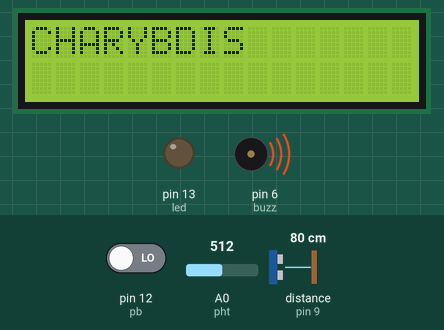
Recording of a sketch running on a simulated Arduino Uno, built with avr-gcc and run on an emulated ATmega328P. Shown: 16×2 character LCD, output pins drawn as LEDs (lit = HIGH), buzzer (waves = sounding, pin HIGH). Wiring (inferred from the names in the program): ultrasonic range finder: trigger pin 9; echo pin 9. Inputs (shaded band) come from the test bench; at power-on: pin 12 (pb) LOW, distance to the obstacle (sensor on pin 9) 80 cm, A0 (pht) = 512. The echo pulse lasts 58.3 µs per cm.

Above: at 1.2 s.
1.3 s: pin 12 (pb) driven HIGH
At 1.68 s:
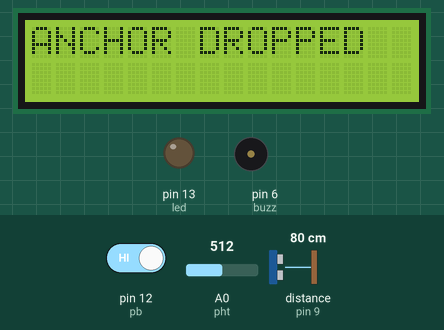
3.8 s: pin 12 (pb) driven LOW
At 5.0 s:
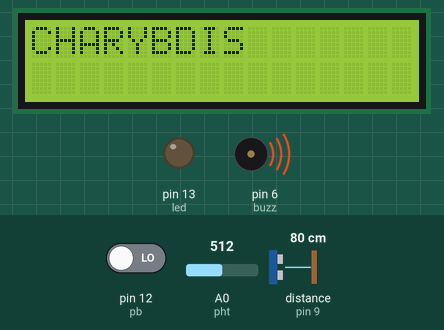
5.3 s: distance to the obstacle (sensor on pin 9) set to 95 cm
6.8 s: distance to the obstacle (sensor on pin 9) set to 106 cm
At 7.2 s:
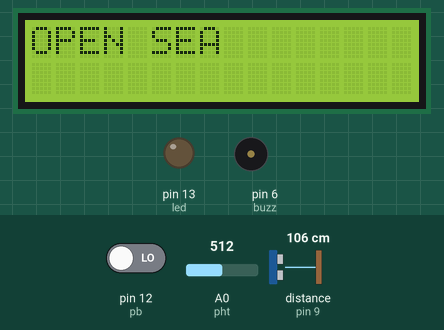
8.3 s: A0 (pht) set to 498
At 14.5 s:
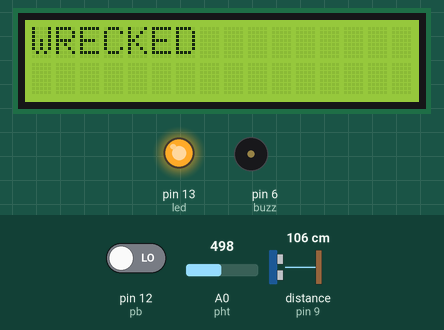
Timing chart, 0 to 15.3 s (numbered marks = the images above; inputs shaded):
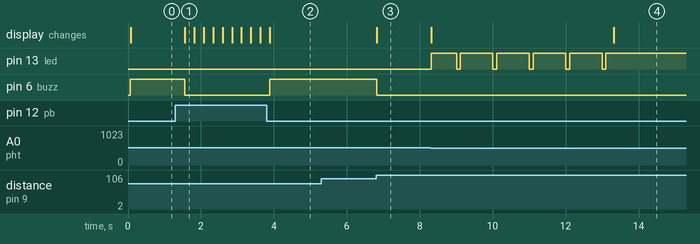

Measured:
- the behaviour switches between 100 and 101 cm on distance to the obstacle (sensor on pin 9) (found by bisection; images 2 and 3)
- the behaviour switches between 512 and 511 on A0 (pht) (found by bisection; images 3 and 4)
- after the input at 1.3 s, pin 6 (buzz): HIGH → LOW after 0.25 s; the display: changes after 0.26 s (image 1)
- after the input at 3.8 s, pin 6 (buzz): LOW → HIGH after 0.09 s; the display: changes after 0.09 s (image 2)
- after the input at 5.3 s, every drawn part: stays the same
- after the input at 6.8 s, pin 6 (buzz): HIGH → LOW at once; the display: changes at once (image 3)
- after the input at 8.3 s, pin 13 (led): LOW → HIGH at once, then repeats every 0.99 s: LOW 0.10 s, HIGH 0.89 s, until it stays HIGH from 13.1 s; the display: first changes at once (image 4 shows a later state)

The sketch:

task2.ino
```cpp
// C++ code
/*
Name:Thejas Shetty
ID: 2026B5PS1257H
*/
#include<LiquidCrystal.h>

int led=13;
int pb=12;
int lcd3=11;
int lcdrs=10;
int db7=5;
int db6=4;
int db5=3;
int db4=2;
int dsts=9; //for distance sensor
int buzz=6;

int pht=A0;
LiquidCrystal lcd(10,11,2,3,4,5);

unsigned long sstrt=0UL;
unsigned long cstrt=0UL;

void setup()
{
  pinMode(13, OUTPUT);//LED
  pinMode(12, INPUT);//PUSHBUTTON
  pinMode(11, OUTPUT);//LCD 3
  pinMode(10, OUTPUT);//LCD RS
  pinMode(5, OUTPUT);//LCD DB7
  pinMode(4, OUTPUT);//LCD DB6
  pinMode(3, OUTPUT);//LCD DB5
  pinMode(2, OUTPUT);//LCD DB4
  //pinMode(9, INPUT);//distance sensor 3pin
  pinMode(6, OUTPUT); //BUZZER
  lcd.begin(16,2);
  lcd.setCursor(0,0);
}
int mode=0;
float dst=0;
bool sstarted=false;
bool cstarted=false;
void loop()
{
  int brightness=analogRead(pht);
  pinMode(dsts, OUTPUT);
  digitalWrite(dsts, HIGH);
  delayMicroseconds(5);
  digitalWrite(dsts,LOW);
  pinMode(dsts, INPUT);
  unsigned long t=pulseIn(dsts,HIGH, 15000);
  dst=(t)*0.0343/2.0;
  //lcd.begin(16,2);
  const char *modes[]={"OPEN SEA        ","ANCHOR DROPPED      ",
                       "WRECKED         ",
                       "STORM                ","CHARYBDIS       "};
  if (digitalRead(pb)==HIGH && mode !=2)
  {
    lcd.setCursor(0,0);
    //lcd.print("BUTTON PRESSED      ");//idk man when i remove this lcd part it wasn't working this reminds me of that coconut thing though it was false..nvm figured it out
    delay(250);
    if (mode==1) mode=0;//OPEN SEA
    else
    {
      mode=1;//ANCHOR DROPPED
      cstarted=false;
      sstarted=false;
      digitalWrite(buzz,LOW);
      digitalWrite(led,LOW);
    }
  }

  else
  {
    if (mode!=2 && mode!=1)
    {
      //mode=0;//OPEN SEA
      if (brightness<512 && mode!=1 && mode!=2 && mode!=4)
      {
        if (mode==3 && sstarted==true)
        {
          unsigned long now=millis();
          if (now-sstrt>5000)
          {
            mode=2;//WRECKED
          }
        }
        if (sstarted==false) sstrt=millis();
        if (mode!=2 && mode!=1)//added this before modifying upper if, equivalent to if true
        {

        	mode=3;//STORM
            if (millis()%1000>100)digitalWrite(13, HIGH);
            // FLASH (this part was sample code that was here from the start ;) :
  			//delay(1000); // Wait for 1000 millisecond(s)
  			else digitalWrite(13, LOW);
  			//delay(1000); // Wait for 1000 millisecond(s)
            sstarted=true;
            if (dst>100)
            {
              digitalWrite(buzz,LOW);
              cstarted=false;
            }
        }
      }
      if (brightness>512 && mode==3)
      {
        mode=0;
        //pinMode(buzz, INPUT);
        //if (false) mode=4;//tried something else here didnt work
        digitalWrite(13, LOW);
        sstarted=false;
      }
      /*float dst=0;/*a quick search told me distance sensors
      are used underwater for ships but this poor sensor might
      get damaged by saltwater so i'll assume we're using it in air
      and won't account for relative motion or wind, if even possible */
      /*pinMode(dsts, OUTPUT);
      digitalWrite(dsts, HIGH);
      delayMicroseconds(5);
      digitalWrite(dsts,LOW);
      pinMode(dsts, INPUT);
      unsigned long dstrt=micros();
      while (digitalRead(dsts)==LOW)
      {
        continue;
      }
      while (digitalRead(dsts)==HIGH)
      {
        continue;
      }
      dend=micros();
      unsigned long t=(dend-dstrt)/2;*/
      /*pinMode(dsts, OUTPUT);
      digitalWrite(dsts, HIGH);
      delayMicroseconds(5);
      digitalWrite(dsts,LOW);
      pinMode(dsts, INPUT);
      unsigned long t=pulseIn(dsts,HIGH, 15000);*/
      //dst=(t)*0.0343/2.0;
      if (dst<100 && dst!=0 && mode!=1 && mode!=3)
      {
        if (mode==4 && cstarted == true)
        {
          unsigned long now=millis();
          if (now-cstrt>5000)
          {
            mode=2;//WRECKED
          }
        }
        if (mode!=2 && mode!=1 && cstarted==false)
        {
            cstarted=true;
        	cstrt=millis();
        	digitalWrite(buzz,HIGH);
            mode=4;//CHARYBDIS
        }
        //if (mode!=2) mode=4;//CHARYBDIS
      }
    }
    if (dst>100 && mode==4)
    {
      mode=0;
      digitalWrite(buzz,LOW);
      cstarted=false;
    }

  }
  if (mode==0 || mode==1)
  {
    digitalWrite(buzz,LOW);
    digitalWrite(led,LOW);
    cstarted=false;
    sstarted=false;
  }
  lcd.setCursor(0,0);
  //lcd.print('                              ');
  lcd.print(modes[mode]);
  //lcd.print(brightness);
}
//idk why but u gotta press the button several times for the anchor dropped/open sea thing to work
//need to make a way to stop timer reset for s and c .... nvm DONE!!!
```
